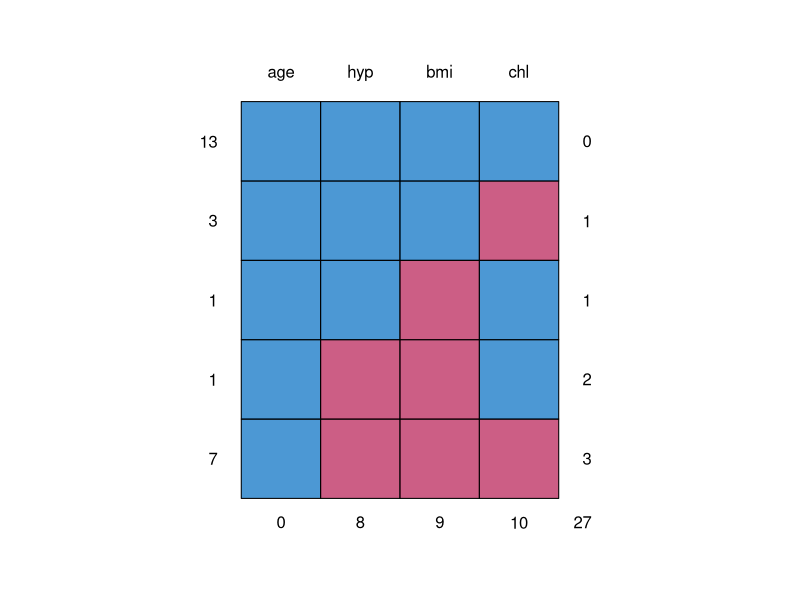
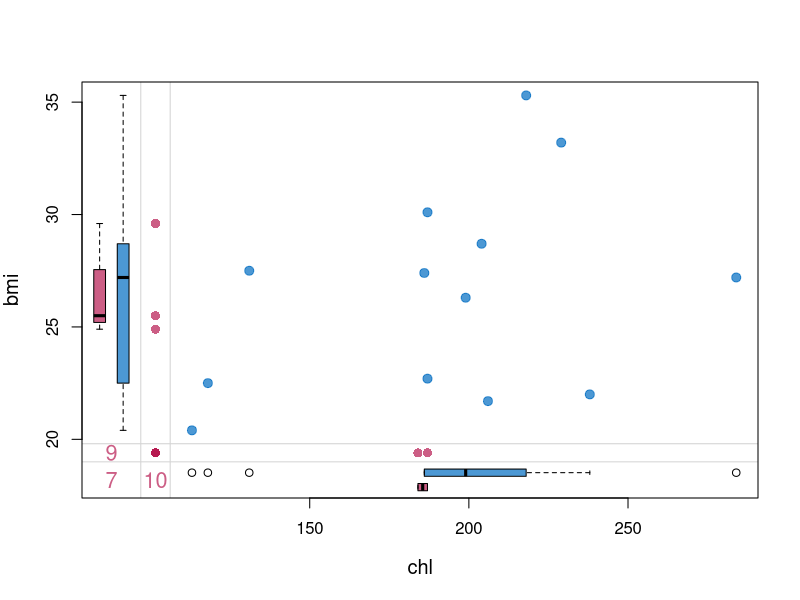

Write R code to recreate these figures, in order.
# library packages ===========================================================
library(mice)
library(VIM)

# explore dataset ============================================================
head(nhanes)
str(nhanes)

## show missing values pattern
md.pattern(nhanes)
## pattern describle
### 1.列为变量名，行为缺失值的表现，1表示完整，0表示缺失；
### 2.第一行，13表示：25个样本中，13个样本是完整的，没有缺失值；最右侧0表示含缺失值的变量数；
### 3.2/3/4/5行含义类同；
### 4.底部数字表示：每个变量含缺失值的样本数量，最右侧27表示样本总的缺失值数；

## another way to show missing value pattern
p <- md.pairs(nhanes)
p
## pattern describle
### 1.变量两两组成一组AB，AB均不缺失：rr; A完整B缺失：rm; A缺失B完整：mr; AB均缺失：mm

## plot missing pattern
marginplot(nhanes[, c('chl', 'bmi')], 
           col = mdc(1:2), 
           cex = 1.2, 
           cex.lab = 1.2, 
           cex.numbers = 1.3, 
           pch = 19)
